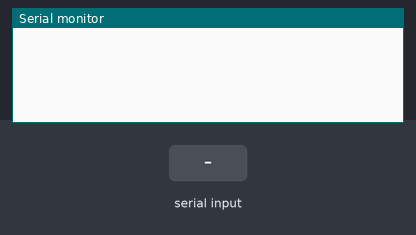
Bench run of a sketch on a simulated Arduino Uno, built with avr-gcc and run on an emulated ATmega328P. Shown: the last lines printed to the serial monitor. Inputs (shaded band) come from the test bench.

Above: at 1.2 s.
1.3 s: "90,45\n" received over Serial
At 1.7 s:
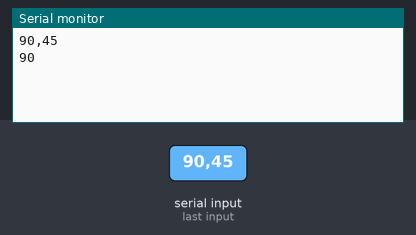
2.8 s: "30,150\n" received over Serial
At 4.0 s:
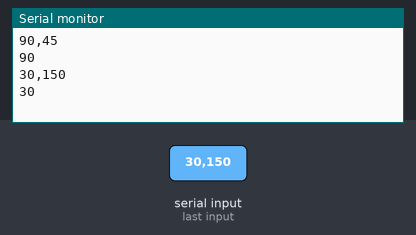

Measured:
- after the input at 1.3 s, the serial monitor: prints a new line at once (image 1)
- after the input at 2.8 s, the serial monitor: prints a new line at once (image 2)

The sketch:

set_ds3231.ino
```cpp
#include <RTClib.h>

RTC_DS3231 rtc;

void setup() {
  Serial.begin(115200);
  rtc.begin();
}

void loop() {
  if (Serial.available()) {
    String buf = Serial.readStringUntil('\n');
    unsigned long t = buf.toInt();
    Serial.println(buf);
    Serial.println(t);
    rtc.adjust(DateTime(t));
  }
}
```
